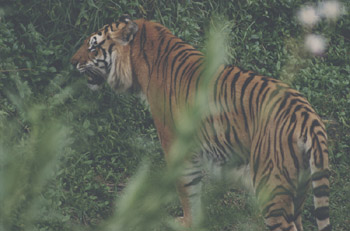
%> input picture colorimage2.bmp, 350 x 231 px
$ octave part1_power_law_colorimage2.m   (GNU Octave 9; MATLAB toolbox functions it lacks are replaced by stand-ins)
%> lines starting %> are read from the running program, lines starting %| are printed output that depends on the picture
clc; clear; close all; font = 18;
I = imread("colorimage2.bmp"); I = im2double(I);
%> further down, I is the input picture: size 231x350x3 uint8; mean R, G, B 95.5, 100.7, 89.2
figure(1);subplot(241);imshow(I);
title("Original image","fontsize",font);
c = 2; g=[1.4 1.6 2 2.4 2.7 3 3.4 3.7];
gamma = g(1);Itr = c*(I.^gamma);subplot(242);imshow(Itr);
%> after `Itr = c*(I.^gamma)`:
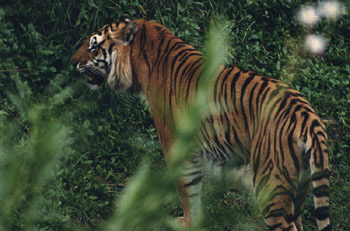
%> Itr: size 231x350x3 double; mean R, G, B 0.513, 0.551, 0.463; drawn with min black and max white
%> after `imshow(Itr)`:
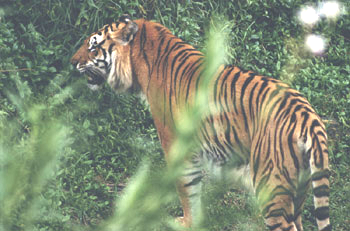
%> displayed picture: size 231x350x3, on the screen's scale of 0 to 255; mean R, G, B 130.4, 140.1, 117.9
title("c = "+c+", \gamma = "+gamma,"fontsize",font);
gamma = g(2);Itr = c*(I.^gamma);subplot(243);imshow(Itr);
title("c = "+c+", \gamma = "+gamma,"fontsize",font);
gamma = g(3);Itr = c*(I.^gamma);subplot(244);imshow(Itr);
%> after `Itr = c*(I.^gamma)`:
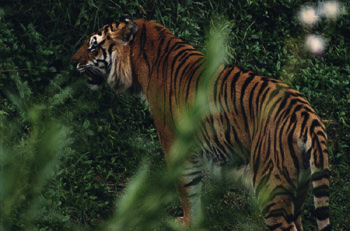
%> Itr: size 231x350x3 double; mean R, G, B 0.296, 0.324, 0.252; drawn with min black and max white
%> after `imshow(Itr)`:
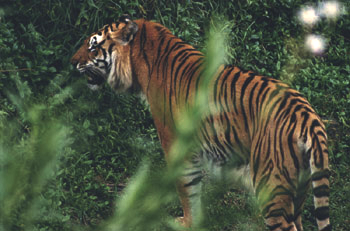
%> displayed picture: size 231x350x3, on the screen's scale of 0 to 255; mean R, G, B 75.4, 82.6, 64.1
title("c = "+c+", \gamma = "+gamma,"fontsize",font);
gamma = g(4);Itr = c*(I.^gamma);subplot(245);imshow(Itr);
title("c = "+c+", \gamma = "+gamma,"fontsize",font);
gamma = g(5);Itr = c*(I.^gamma);subplot(246);imshow(Itr);
%> after `Itr = c*(I.^gamma)`:
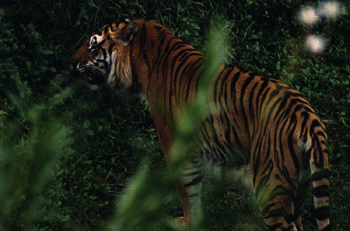
%> Itr: size 231x350x3 double; mean R, G, B 0.16, 0.178, 0.125; drawn with min black and max white
title("c = "+c+", \gamma = "+gamma,"fontsize",font);
gamma = g(6);Itr = c*(I.^gamma);subplot(247);imshow(Itr);
title("c = "+c+", \gamma = "+gamma,"fontsize",font);
gamma = g(7);Itr = c*(I.^gamma);subplot(248);imshow(Itr);
%> after `Itr = c*(I.^gamma)`:
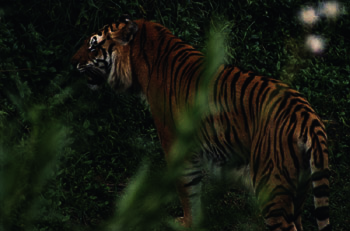
%> Itr: size 231x350x3 double; mean R, G, B 0.0885, 0.0993, 0.0636
title("c = "+c+", \gamma = "+gamma,"fontsize",font);

figure(2);subplot(121);imshow(I);
title("Original image","fontsize",font+3);
c_best = 2; gam_best= 1.6;  %for colorimage1
I_best = c_best*(I.^gam_best);
subplot(122);imshow(I_best);
title("c = "+c_best+", \gamma = "+gam_best,"fontsize",font+3);

figure(3); subplot(121);imhist(I);grid on;
title("Histogram of original image","fontsize",font+3);
subplot(122);imhist(I_best);grid on;
title("Histogram of transformed image with c="+c_best+" and \gamma="+gam_best,...
    "fontsize",font+3);
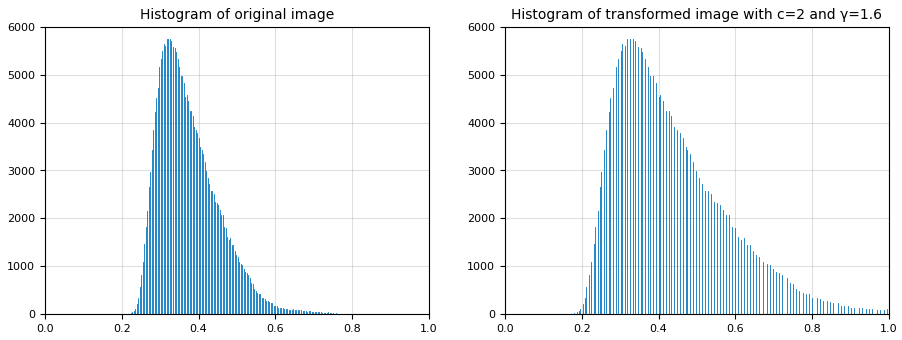
%> figure redrawn from the program's plot data, 2 panels; panel 1: highest point at x = 0.318, y = 5755

$ run again, with colorimage1.bmp copied over colorimage2.bmp
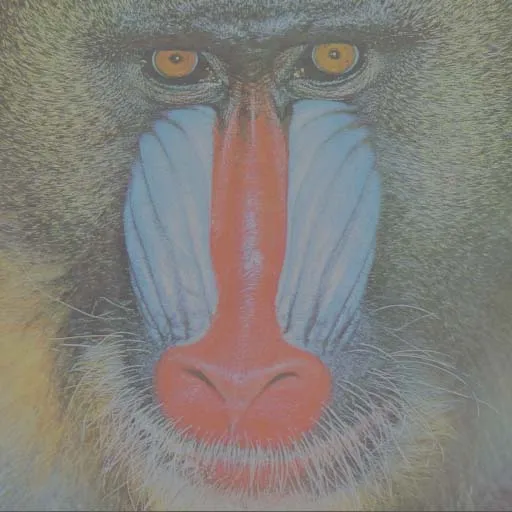
%> input picture colorimage1.bmp, 512 x 512 px
%> I is the input picture: size 512x512x3 uint8; mean R, G, B 131.4, 128.2, 123.4
%> I: size 512x512x3 double
%> `Itr = c*(I.^gamma)`:
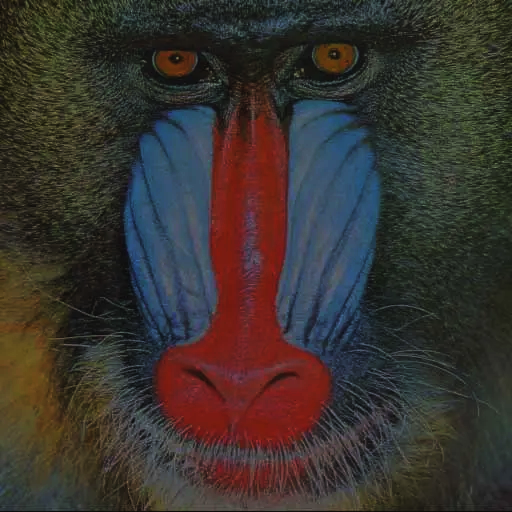
%> Itr: size 512x512x3 double; mean R, G, B 0.227, 0.204, 0.188
%> `title("Histogram of transformed image with c="+c_best+" and \gamma="+g..`:
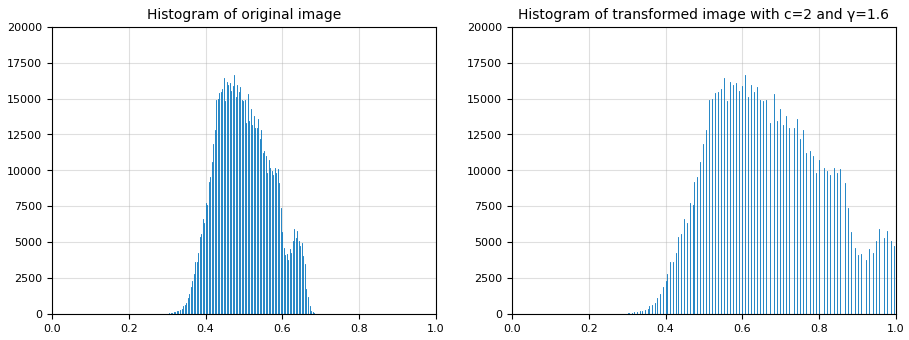
%> figure redrawn from the program's plot data, 2 panels; panel 1: highest point at x = 0.475, y = 16625; panel 2: highest point at x = 0.608, y = 16625
